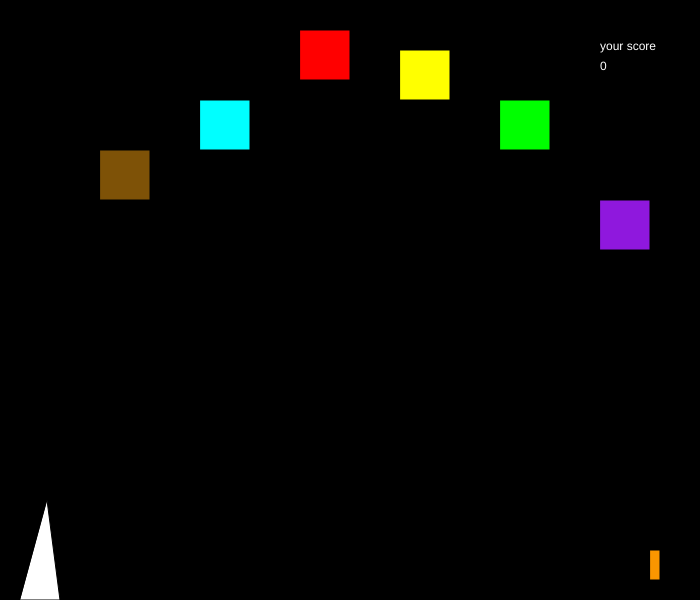
Frame 1 (no input)
Frame 60 (no input): identical to frame 1, image omitted
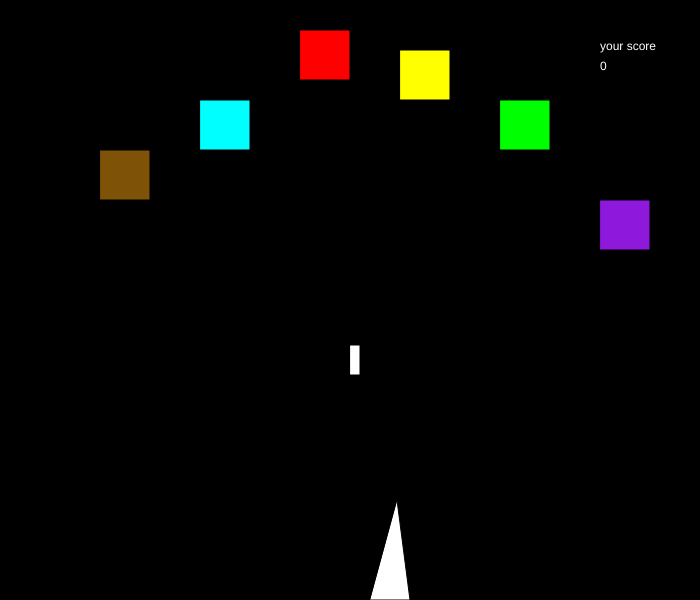
Frame 120 (the mouse pressed at the canvas centre since frame 60)

The p5.js sketch that drew these frames (run headless with seeded random() and noise() and a simulated clock; from frame 60 on, the mouse is pressed at the canvas centre):

// p5.js sketch
// ── sketch.js
var ballx = 600;
var bally = -100;

var balx = 500;
var baly = -100;

var bllx = 640;
var blly = -100;
//

var catx = 300;
var caty = 30;

var batx = 400;
var baty = 50;

var atx = 200;
var aty = 100;

var tx = 500;
var ty = 100;

var x = 100;
var y = 150;

var ax = 600;
var ay = 200;

var m = 1;

var points = 0;

function setup() {
  createCanvas(700, 600);
  noCursor();
}

function keyPressed() {
  if (key == 'm' && points > 500 && m == 1) {
    m = m + 1;
    points = points - 500
  }
  else
  if (key == 'm' && points > 1000 && m == 2){
    m = m + 1;
    points = points - 1000
  }
}

function mousePressed() {
  if (bally < 0) {
    ballx = mouseX;
    bally = 640;
  } else if (baly < 0 && m > 1) {
    balx = mouseX;
    baly = 680;
  } else if (blly < 0 && m > 2) {
    bllx = mouseX;
    blly = 600;
  }
}

function draw() {
  background(0);

  fill(255);
  triangle(47 + mouseX, 500, 60 + mouseX, 600, 20 + mouseX, 600);
  rect(ballx, bally, 10, 30);
  rect(balx, baly, 10, 30);
  rect(bllx, blly, 10, 30);
  bally = bally - 5;
  baly = baly - 5;
  blly = blly - 5;

  if (bally < 0 ) {
    fill(250,150,0)
    rect(650, 550, 10, 30)
  }
  if (baly < 0 && m > 1) {
    rect(670, 550, 10, 30)
  }
  if (blly < 0 && m > 2) {
    rect(630, 550, 10, 30)
  }
  
  //red
  fill(255, 0, 0);
  rect(catx, caty, 50, 50);
  if (
    collision(ballx, bally, catx, caty) ||
    collision(balx, baly, catx, caty) ||
    collision(bllx, blly, catx, caty)
  ) {
    catx = random(650);
    caty = random(300);
    points = points + 25;
  }
  //yelow
  fill(255, 255, 0);
  rect(batx, baty, 50, 50);
  if (
    collision(ballx, bally, batx, baty) ||
    collision(balx, baly, batx, baty) ||
    collision(bllx, blly, batx, baty)
  ) {
    batx = random(650);
    baty = random(300);
    points = points + 25;
  }

  //tell
  fill(0, 255, 255);
  rect(atx, aty, 50, 50);
  if (
    collision(ballx, bally, atx, aty) ||
    collision(balx, baly, atx, aty) ||
    collision(bllx, blly, atx, aty)
  ) {
    atx = random(650);
    aty = random(300);
    points = points + 25;
  }

  //green
  fill(0, 255, 0);
  rect(tx, ty, 50, 50);
  if (
    collision(ballx, bally, tx, ty) ||
    collision(balx, baly, tx, ty) ||
    collision(bllx, blly, tx, ty)
  ) {
    tx = random(650);
    ty = random(300);
    points = points + 25;
  }

  //brown
  fill("#7E5207");
  rect(x, y, 50, 50);
  if (
    collision(ballx, bally, x, y) ||
    collision(balx, baly, x, y) ||
    collision(bllx, blly, x, y)
  ) {
    x = random(650);
    y = random(300);
    points = points + 25;
  }

  // puple
  fill("#8F18DD");
  rect(ax, ay, 50, 50);
  if (
    collision(ballx, bally, ax, ay) ||
    collision(balx, baly, ax, ay) ||
    collision(bllx, blly, ax, ay)
  ) {
    ax = random(650);
    ay = random(300);
    points = points + 25;
  }

  fill(255);
  text("your score", 600, 50);
  text(points, 600, 70);
}

function collision(x1, y1, boxx, boxy) {
  return x1 > boxx && x1 < boxx + 50 && y1 > boxy && y1 < boxy + 50;
}
